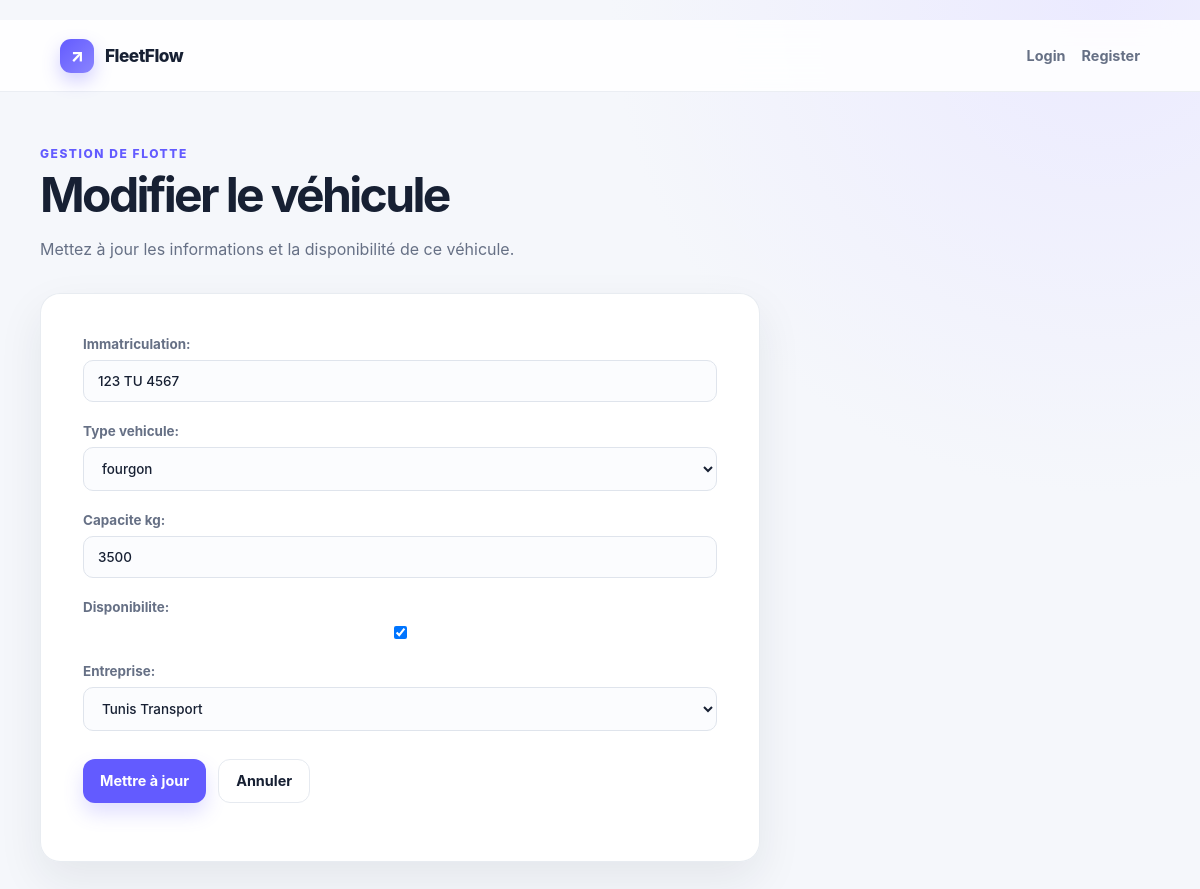
The app's page /vehicule/update/1/, older data.
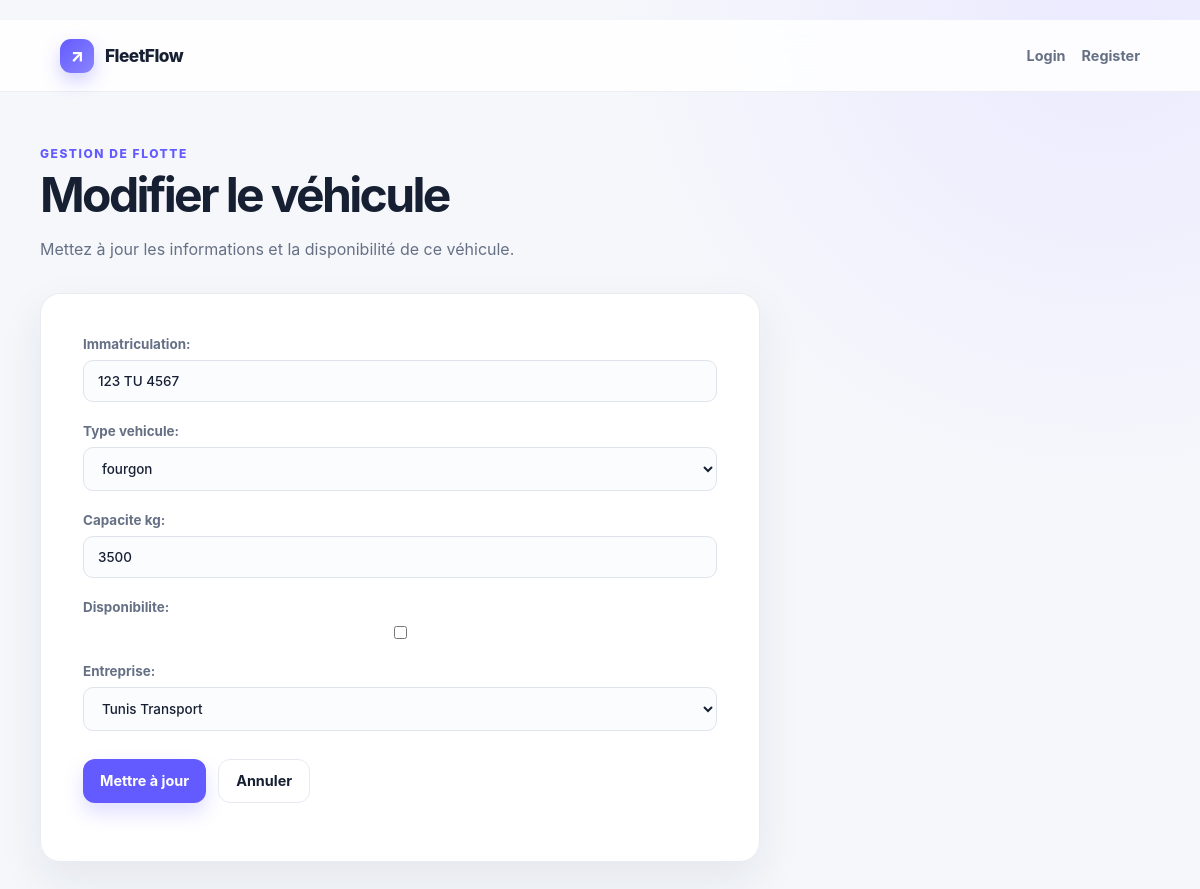
The same page, newer data.
### VehiculeApp/models.py (models this page shows, shortened)
class Vehicule(models.Model):
    immatriculation = models.CharField(max_length=20,unique=True)
    type_vehicule = models.CharField(max_length=20,choices=[('c','camionnette'),
                                                            ('f','fourgon'),
                                                            ('cp','camion porteur'),
                                                            ('sr','semi-remorque')])
    capacite_kg = models.PositiveIntegerField(validators=[
        MinValueValidator(1,"La capacité doit être supérieure à 0")])
    disponibilite = models.BooleanField(default=True)
    created_at = models.DateTimeField(auto_now_add=True)
    updated_at = models.DateTimeField(auto_now=True)
    entreprise = models.ForeignKey('EntrepriseApp.Entreprise', on_delete=models.CASCADE, related_name='vehicules')

### VehiculeApp/views.py (the view)
# urls.py: path('update/<int:pk>/', UpdateVehicule.as_view(), name='update_vehicule'),
class UpdateVehicule(UpdateView):
    model = Vehicule
    form_class = VehiculeForm
    template_name = 'vehicule/update.html'
    success_url = reverse_lazy('Vehicule:list_class')

### VehiculeApp/forms.py
class VehiculeForm(forms.ModelForm):
    class Meta:
        model = Vehicule
        fields = ('immatriculation', 'type_vehicule', 'capacite_kg', 'disponibilite', 'entreprise')
        widgets = {
            'immatriculation': forms.TextInput(attrs={'placeholder': 'Exemple : 123 تونس 4567'}),
            'capacite_kg': forms.NumberInput(attrs={'placeholder': 'Exemple : 3500', 'min': '1', 'step': '1'}),
            'disponibilite': forms.CheckboxInput(attrs={'style': 'width:auto;'}),
        }
    def __init__(self, *args, **kwargs):
        super().__init__(*args, **kwargs)
        self.fields['entreprise'].queryset = Entreprise.objects.filter(type_entreprise='t').order_by('raison_sociale')
        self.fields['entreprise'].empty_label = 'Sélectionnez un transporteur'

### EntrepriseApp/models.py (called while the page is built)
    def __str__(self):
        return self.raison_sociale

### Templates/vehicule/update.html
﻿{% extends "base.html" %}{% block title %}Modifier le véhicule{% endblock %}{% block content %}
<p class="eyebrow">Gestion de flotte</p>
<h1>Modifier le véhicule</h1>
<p class="subtle">
  Mettez à jour les informations et la disponibilité de ce véhicule.
</p>
<section class="card form-card" style="margin-top: 30px">
  <form method="post">
    {% csrf_token %}{{ form.as_p }}
    <div class="form-actions">
      <button class="button" type="submit">Mettre à jour</button
      ><a class="button secondary" href="{% url 'Vehicule:list_class' %}"
        >Annuler</a
      >
    </div>
  </form>
</section>
{% endblock %}

Row changes from the older to the newer data that the page shows:
changed Vehicule "123 TU 4567": disponibilite "☑" → "☐"
